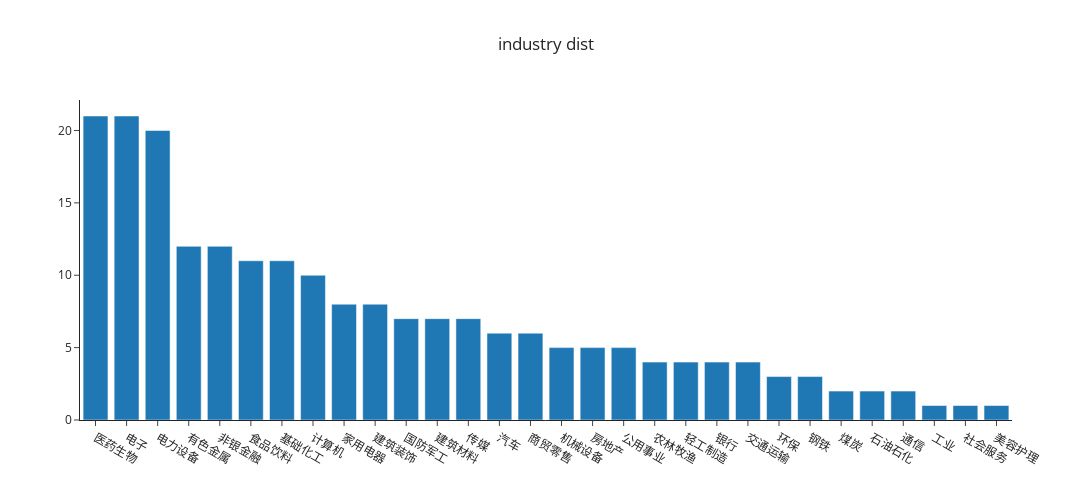

The notebook cell saved with this chart:
### Code cell
import plotly.graph_objects as go


trace = go.Bar( x=df_industry["industry"].tolist(),  # x轴数据
                y=df_industry["count"].tolist()  # y轴数据
            )

data = [trace]
layout = go.Layout({"template": 'simple_white',
                   "title":{"text": 'industry dist', "x": 0.5}, 
                   "xaxis":{"title": {"text": None}, "tickformat": ''},
                   "yaxis":{"title": {"text": ""}},
                   "yaxis2": {'anchor': 'x', "overlaying": 'y', "side": 'right'}, #设置坐标轴的格式，一般次坐标轴在右侧
                   "legend":{"title": {"text": ""}, "x": 0.9, "y": 1.1},
                   "width": 1200,
                   "height": 500})
 
fig = go.Figure(data=data, layout=layout)
fig.show()

### Figure 1 — Plotly figure (JSON) as saved in the notebook; plotly's stock layout.template omitted (floating-point values rounded to 4 significant figures)
{"data": [{"type": "bar", "x": ["医药生物", "电子", "电力设备", "有色金属", "非银金融", "食品饮料", "基础化工", "计算机", "家用电器", "建筑装饰", "国防军工", "建筑材料", "传媒", "汽车", "商贸零售", "机械设备", "房地产", "公用事业", "农林牧渔", "轻工制造", "银行", "交通运输", "环保", "钢铁", "煤炭", "石油石化", "通信", "工业", "社会服务", "美容护理"], "y": [21, 21, 20, 12, 12, 11, 11, 10, 8, 8, 7, 7, 7, 6, 6, 5, 5, 5, 4, 4, 4, 4, 3, 3, 2, 2, 2, 1, 1, 1]}], "layout": {"height": 500, "legend": {"title": {"text": ""}, "x": 0.9, "y": 1.1}, "title": {"text": "industry dist", "x": 0.5}, "width": 1200, "xaxis": {"tickformat": ""}, "yaxis": {"title": {"text": ""}}, "yaxis2": {"anchor": "x", "overlaying": "y", "side": "right"}}}
